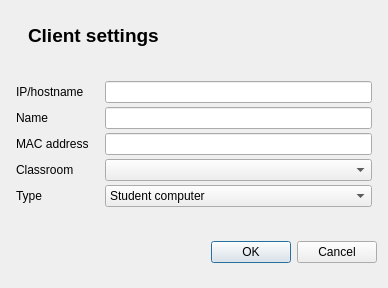
<?xml version="1.0" encoding="UTF-8"?>
<ui version="4.0">
 <author>Tobias Doerffel</author>
 <class>ClientSettingsDialog</class>
 <widget class="QDialog" name="ClientSettingsDialog">
  <property name="geometry">
   <rect>
    <x>0</x>
    <y>0</y>
    <width>388</width>
    <height>288</height>
   </rect>
  </property>
  <property name="windowTitle">
   <string>Client settings</string>
  </property>
  <property name="windowIcon">
   <iconset resource="../veritable.qrc">
    <normaloff>:/resources/client_settings.png</normaloff>:/resources/client_settings.png</iconset>
  </property>
  <property name="modal">
   <bool>true</bool>
  </property>
  <layout class="QVBoxLayout" name="verticalLayout">
   <property name="spacing">
    <number>16</number>
   </property>
   <item>
    <layout class="QHBoxLayout" name="_2">
     <property name="spacing">
      <number>10</number>
     </property>
     <property name="margin">
      <number>0</number>
     </property>
     <item>
      <widget class="QLabel" name="label">
       <property name="sizePolicy">
        <sizepolicy hsizetype="Maximum" vsizetype="Maximum">
         <horstretch>0</horstretch>
         <verstretch>0</verstretch>
        </sizepolicy>
       </property>
       <property name="text">
        <string/>
       </property>
       <property name="pixmap">
        <pixmap resource="../veritable.qrc">:/resources/client_settings.png</pixmap>
       </property>
       <property name="scaledContents">
        <bool>false</bool>
       </property>
      </widget>
     </item>
     <item>
      <widget class="QLabel" name="label_2">
       <property name="sizePolicy">
        <sizepolicy hsizetype="Preferred" vsizetype="Maximum">
         <horstretch>0</horstretch>
         <verstretch>0</verstretch>
        </sizepolicy>
       </property>
       <property name="font">
        <font>
         <pointsize>14</pointsize>
         <weight>75</weight>
         <bold>true</bold>
        </font>
       </property>
       <property name="text">
        <string>Client settings</string>
       </property>
      </widget>
     </item>
    </layout>
   </item>
   <item>
    <layout class="QGridLayout" name="gridLayout">
     <property name="verticalSpacing">
      <number>4</number>
     </property>
     <property name="margin">
      <number>5</number>
     </property>
     <item row="0" column="0">
      <widget class="QLabel" name="label_4">
       <property name="sizePolicy">
        <sizepolicy hsizetype="Preferred" vsizetype="Preferred">
         <horstretch>0</horstretch>
         <verstretch>0</verstretch>
        </sizepolicy>
       </property>
       <property name="text">
        <string>IP/hostname</string>
       </property>
       <property name="textFormat">
        <enum>Qt::PlainText</enum>
       </property>
      </widget>
     </item>
     <item row="0" column="1">
      <widget class="QLineEdit" name="hostnameEdit">
       <property name="toolTip">
        <string>&lt;html&gt;&lt;head&gt;&lt;meta name=&quot;qrichtext&quot; content=&quot;1&quot; /&gt;&lt;/head&gt;&lt;body style=&quot; white-space: pre-wrap; font-family:Sans Serif; font-size:9pt; font-weight:400; font-style:normal; text-decoration:none;&quot;&gt;&lt;p style=&quot; margin-top:0px; margin-bottom:0px; margin-left:0px; margin-right:0px; -qt-block-indent:0; text-indent:0px;&quot;&gt;enter an IP-address or hostname under which vERITABLE can reach the client (use ':' for specifying an optional port-number)&lt;/p&gt;&lt;/body&gt;&lt;/html&gt;</string>
       </property>
      </widget>
     </item>
     <item row="1" column="0">
      <widget class="QLabel" name="label_3">
       <property name="sizePolicy">
        <sizepolicy hsizetype="Preferred" vsizetype="Preferred">
         <horstretch>0</horstretch>
         <verstretch>0</verstretch>
        </sizepolicy>
       </property>
       <property name="text">
        <string>Name</string>
       </property>
       <property name="textFormat">
        <enum>Qt::PlainText</enum>
       </property>
      </widget>
     </item>
     <item row="1" column="1">
      <widget class="QLineEdit" name="nameEdit">
       <property name="sizePolicy">
        <sizepolicy hsizetype="Expanding" vsizetype="Fixed">
         <horstretch>0</horstretch>
         <verstretch>0</verstretch>
        </sizepolicy>
       </property>
       <property name="toolTip">
        <string>&lt;html&gt;&lt;head&gt;&lt;meta name=&quot;qrichtext&quot; content=&quot;1&quot; /&gt;&lt;/head&gt;&lt;body style=&quot; white-space: pre-wrap; font-family:Sans Serif; font-size:9pt; font-weight:400; font-style:normal; text-decoration:none;&quot;&gt;&lt;p style=&quot; margin-top:0px; margin-bottom:0px; margin-left:0px; margin-right:0px; -qt-block-indent:0; text-indent:0px;&quot;&gt;Optional nickname of the host which is displayed in vERITABLE.&lt;/p&gt;&lt;/body&gt;&lt;/html&gt;</string>
       </property>
      </widget>
     </item>
     <item row="2" column="0">
      <widget class="QLabel" name="label_5">
       <property name="sizePolicy">
        <sizepolicy hsizetype="Preferred" vsizetype="Preferred">
         <horstretch>0</horstretch>
         <verstretch>0</verstretch>
        </sizepolicy>
       </property>
       <property name="text">
        <string>MAC address</string>
       </property>
       <property name="textFormat">
        <enum>Qt::PlainText</enum>
       </property>
      </widget>
     </item>
     <item row="2" column="1">
      <widget class="QLineEdit" name="macEdit">
       <property name="toolTip">
        <string>&lt;html&gt;&lt;head&gt;&lt;meta name=&quot;qrichtext&quot; content=&quot;1&quot; /&gt;&lt;/head&gt;&lt;body style=&quot; white-space: pre-wrap; font-family:Sans Serif; font-size:9pt; font-weight:400; font-style:normal; text-decoration:none;&quot;&gt;&lt;p style=&quot; margin-top:0px; margin-bottom:0px; margin-left:0px; margin-right:0px; -qt-block-indent:0; text-indent:0px;&quot;&gt;Hardware/MAC-address of client - only used for powering on client&lt;/p&gt;&lt;/body&gt;&lt;/html&gt;</string>
       </property>
      </widget>
     </item>
     <item row="3" column="0">
      <widget class="QLabel" name="label_7">
       <property name="text">
        <string>Classroom</string>
       </property>
       <property name="textFormat">
        <enum>Qt::PlainText</enum>
       </property>
      </widget>
     </item>
     <item row="3" column="1">
      <widget class="QComboBox" name="classRoomComboBox"/>
     </item>
     <item row="4" column="0">
      <widget class="QLabel" name="label_9">
       <property name="text">
        <string>Type</string>
       </property>
       <property name="textFormat">
        <enum>Qt::PlainText</enum>
       </property>
      </widget>
     </item>
     <item row="4" column="1">
      <widget class="QComboBox" name="typeComboBox">
       <item>
        <property name="text">
         <string>Student computer</string>
        </property>
       </item>
       <item>
        <property name="text">
         <string>Teacher computer</string>
        </property>
       </item>
       <item>
        <property name="text">
         <string>Other/undefined computer</string>
        </property>
       </item>
      </widget>
     </item>
    </layout>
   </item>
   <item>
    <widget class="QDialogButtonBox" name="buttonBox">
     <property name="standardButtons">
      <set>QDialogButtonBox::Cancel|QDialogButtonBox::Ok</set>
     </property>
    </widget>
   </item>
  </layout>
 </widget>
 <resources>
  <include location="../veritable.qrc"/>
 </resources>
 <connections>
  <connection>
   <sender>buttonBox</sender>
   <signal>accepted()</signal>
   <receiver>ClientSettingsDialog</receiver>
   <slot>accept()</slot>
   <hints>
    <hint type="sourcelabel">
     <x>193</x>
     <y>265</y>
    </hint>
    <hint type="destinationlabel">
     <x>193</x>
     <y>143</y>
    </hint>
   </hints>
  </connection>
  <connection>
   <sender>buttonBox</sender>
   <signal>rejected()</signal>
   <receiver>ClientSettingsDialog</receiver>
   <slot>reject()</slot>
   <hints>
    <hint type="sourcelabel">
     <x>193</x>
     <y>265</y>
    </hint>
    <hint type="destinationlabel">
     <x>193</x>
     <y>143</y>
    </hint>
   </hints>
  </connection>
 </connections>
</ui>
